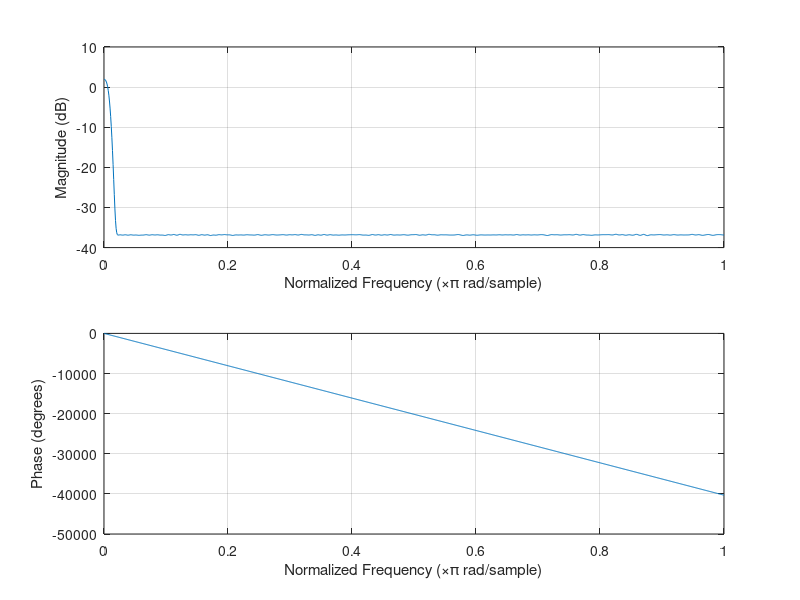

Write MATLAB code to recreate this figure.
pkg load signal

%% filter length
flen = 511;

%% window
#win = ones(flen,1);
#win = chebwin(flen);
#win = blackmanharris(flen);
win = flattopwin(flen);

%% data width
bits = 16;

%% sampling frequency
fs = 20000

%% cutoff frequency
fc = 50;

%% stopband frequency
fb = 100;

%% amplification (dB)
amp_db = 10;

%% stopband attenuation (dB)
stop_db = -40;

%% filter
amp_k = 10^(amp_db/20);
stop_k = 10^((stop_db+amp_k)/20);
f = [0 fc/fs fb/fs 1];
m = [amp_k amp_k stop_k stop_k];
fcoeff = firls(flen-1, f, m) .* win;

%% scale and round to 16 bit
fcoeff_i16 = round(fcoeff .* 65536);

%% remove leading and trailing zeroes
fcoeff_i16_ms = fcoeff_i16(find(fcoeff_i16,1,'first'):find(fcoeff_i16,1,'last'));

function ret = to_hex(x)
  if (x < 0)
    ret = 65536+x;
  else
    ret = x;
  endif
endfunction

%% convert negative coeffs to 16-bit two's complement
fcoeff_i16_hex = arrayfun(@to_hex, fcoeff_i16_ms);

%% printf coeffs to file
filename = sprintf("fir_%d_%dhz_%dhz_%ddb_%ddb.rom", length(fcoeff_i16_ms), fc, fb, amp_db, -stop_db);
printf("Write %d coefficients to file %s\n", length(fcoeff_i16_ms), filename);

file = fopen(filename, "w");
fprintf(file, "%04x\n", fcoeff_i16_hex);
fclose(file);

%% make real coeffs for freqz
fcoeff_i = fcoeff_i16_ms ./ 65536;
freqz(fcoeff_i);
